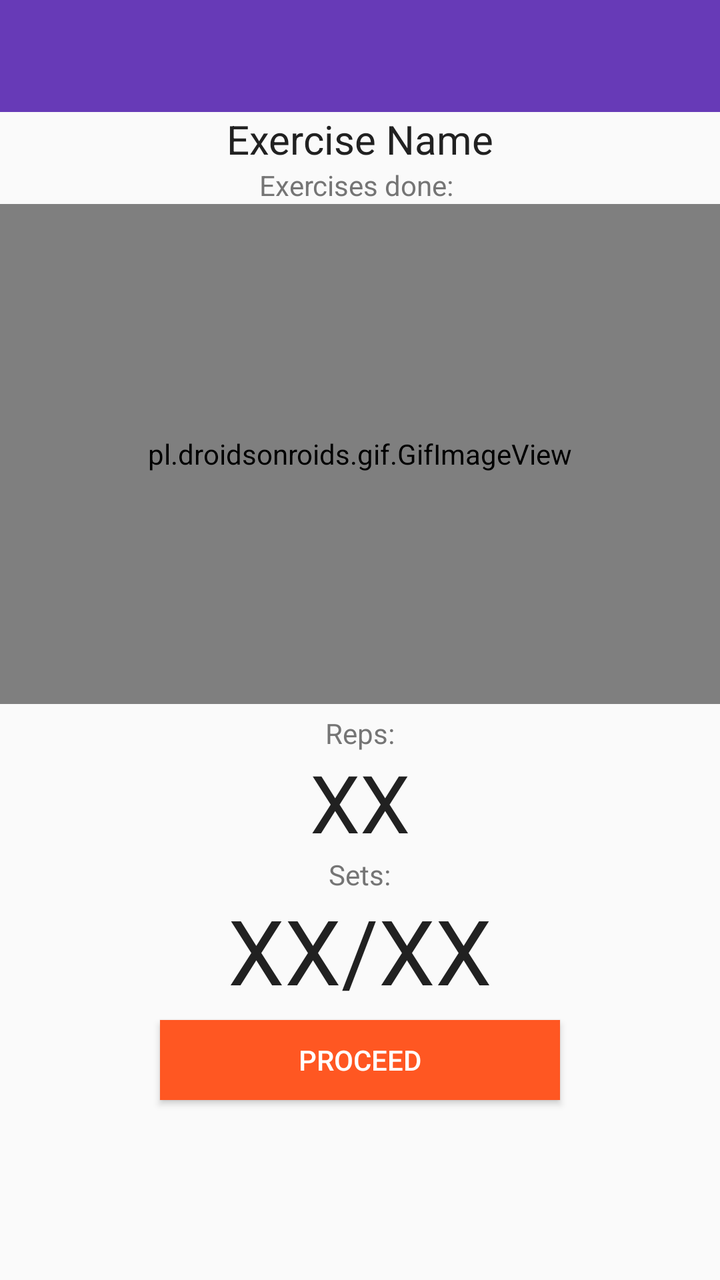
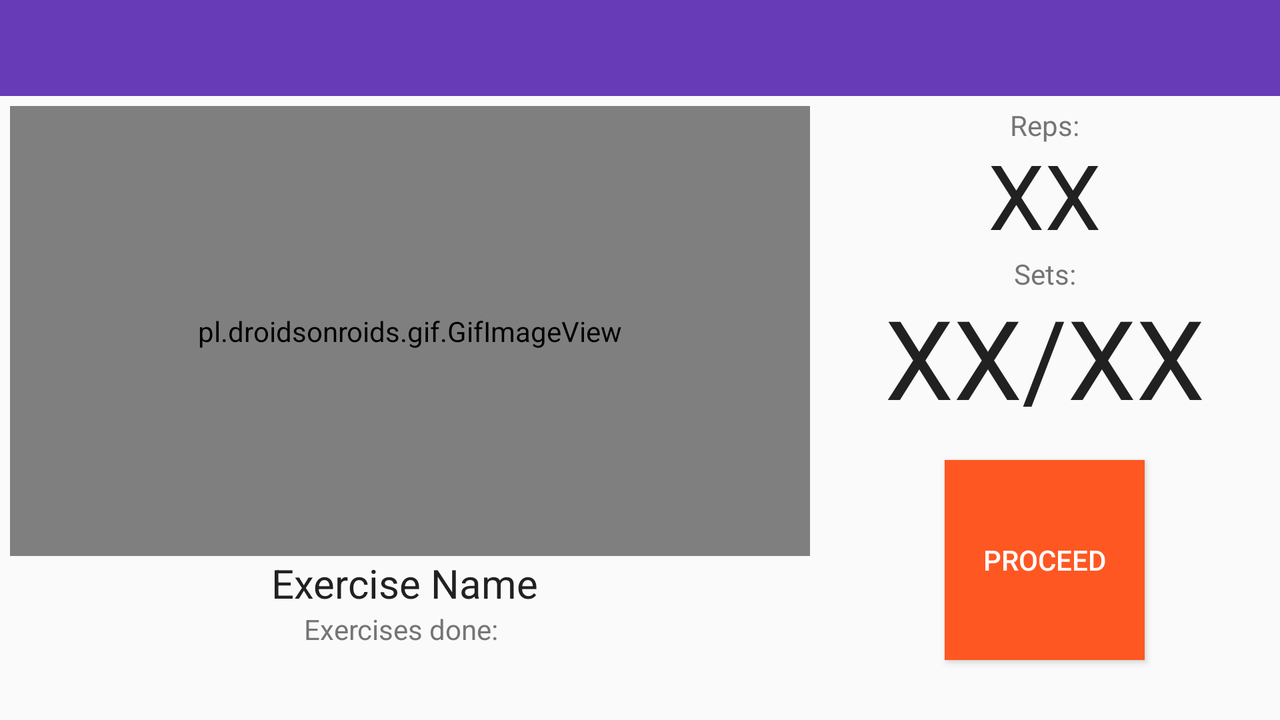

Two renders of one Android screen. The first uses the default layout on a phone; the second uses the alternative layout the repository ships for a different screen configuration, on a matching device. The two XML files are below.
<!-- AndroidManifest.xml: application theme AppTheme.NoActionBar -->
<!-- res/layout/activity_start_workout.xml -->
<?xml version="1.0" encoding="utf-8"?>
<LinearLayout xmlns:android="http://schemas.android.com/apk/res/android"
    xmlns:app="http://schemas.android.com/apk/res-auto"
    xmlns:tools="http://schemas.android.com/tools"
    android:id="@+id/drawer_layout"
    android:layout_width="match_parent"
    android:layout_height="match_parent"
    android:orientation="vertical"
    tools:context="com.example.gleative.workit.StartWorkoutActivity">

    <android.support.design.widget.AppBarLayout
        android:id="@+id/appBarLayout"
        android:layout_width="match_parent"
        android:layout_height="wrap_content">

        <android.support.v7.widget.Toolbar
            android:id="@+id/currently_playing_workout_name"
            android:layout_width="match_parent"
            android:layout_height="?attr/actionBarSize"
            app:layout_scrollFlags="scroll|enterAlways"
            app:popupTheme="@style/ThemeOverlay.AppCompat.Light"
            app:theme="@style/ThemeOverlay.AppCompat.Dark.ActionBar" />
    </android.support.design.widget.AppBarLayout>

        <TextView
            android:id="@+id/current_exercise_name"
            android:layout_width="wrap_content"
            android:layout_height="wrap_content"
            android:text="Exercise Name"
            android:textSize="20sp"
            android:textColor="@color/colorPrimaryText"
            android:layout_gravity="center"/>

        <TextView
            android:id="@+id/exercises_done"
            android:layout_width="wrap_content"
            android:layout_height="wrap_content"
            android:text="Exercises done: "
            android:textColor="@color/colorSecondaryText"
            android:layout_gravity="center"/>

        <pl.droidsonroids.gif.GifImageView
            android:id="@+id/current_exercise_gif"
            android:layout_width="match_parent"
            android:layout_height="250dp"
            android:layout_gravity="center"
            android:src="@drawable/loading_training"/>

        <TextView
            android:id="@+id/reps_text"
            android:layout_width="wrap_content"
            android:layout_height="wrap_content"
            android:layout_marginTop="5dp"
            android:text="Reps:"
            android:textColor="@color/colorSecondaryText"
            android:layout_gravity="center"/>

        <TextView
            android:id="@+id/current_exercise_reps"
            android:layout_width="wrap_content"
            android:layout_height="wrap_content"
            android:layout_marginTop="-2dp"
            android:textSize="40sp"
            android:text="XX"
            android:textColor="@color/colorPrimaryText"
            android:layout_gravity="center"/>

        <TextView
            android:id="@+id/sets_text"
            android:layout_width="wrap_content"
            android:layout_height="wrap_content"
            android:text="Sets:"
            android:textColor="@color/colorSecondaryText"
            android:layout_gravity="center"/>

        <TextView
            android:id="@+id/current_exercise_sets"
            android:layout_width="wrap_content"
            android:layout_height="wrap_content"
            android:layout_marginTop="-2dp"
            android:text="XX/XX"
            android:textSize="45sp"
            android:textColor="@color/colorPrimaryText"
            android:layout_gravity="center"/>

        <Button
            android:id="@+id/continue_button"
            android:layout_width="200dp"
            android:layout_height="40dp"
            android:layout_marginTop="5dp"
            android:background="@color/colorAccent"
            android:text="proceed"
            android:onClick="proceedInWorkout"
            android:textColor="@color/colorTextIcons"
            android:layout_gravity="bottom|center"/>

    <TextView
        android:id="@+id/timer"
        android:layout_width="match_parent"
        android:layout_height="wrap_content"/>

</LinearLayout>
<!-- resources referenced by this layout -->
<resources>
  <color name="colorAccent">#FF5722</color>
  <color name="colorPrimaryText">#212121</color>
  <color name="colorSecondaryText">#757575</color>
  <color name="colorTextIcons">#FFFFFF</color>
  <style name="AppTheme.NoActionBar">
          <item name="windowActionBar">false</item>
          <item name="windowNoTitle">true</item>
      </style>
</resources>
<!-- res/layout-land/activity_start_workout.xml (the repository's variant of the layout above) -->
<!-- drawn on the phone turned sideways -->
<?xml version="1.0" encoding="utf-8"?>
<LinearLayout xmlns:android="http://schemas.android.com/apk/res/android"
    xmlns:app="http://schemas.android.com/apk/res-auto"
    xmlns:tools="http://schemas.android.com/tools"
    android:id="@+id/drawer_layout"
    android:layout_width="match_parent"
    android:layout_height="match_parent"
    android:orientation="vertical"
    tools:context="com.example.gleative.workit.StartWorkoutActivity">

    <android.support.design.widget.AppBarLayout
        android:id="@+id/appBarLayout"
        android:layout_width="match_parent"
        android:layout_height="wrap_content">

        <android.support.v7.widget.Toolbar
            android:id="@+id/currently_playing_workout_name"
            android:layout_width="match_parent"
            android:layout_height="?attr/actionBarSize"
            app:layout_scrollFlags="scroll|enterAlways"
            app:popupTheme="@style/ThemeOverlay.AppCompat.Light"
            app:theme="@style/ThemeOverlay.AppCompat.Dark.ActionBar" />
    </android.support.design.widget.AppBarLayout>

    <LinearLayout
        android:layout_width="match_parent"
        android:layout_height="match_parent"
        android:orientation="horizontal">

        <LinearLayout
            android:layout_width="wrap_content"
            android:layout_height="wrap_content"
            android:orientation="vertical">
            <pl.droidsonroids.gif.GifImageView
                android:id="@+id/current_exercise_gif"
                android:layout_width="400dp"
                android:layout_height="225dp"
                android:layout_gravity="start"
                android:layout_marginTop="5dp"
                android:layout_marginStart="5dp"
                android:src="@drawable/egif_tbarrow_gif"/>

            <TextView
                android:id="@+id/current_exercise_name"
                android:layout_width="wrap_content"
                android:layout_height="wrap_content"
                android:text="Exercise Name"
                android:textSize="20sp"
                android:textColor="@color/colorPrimaryText"
                android:layout_gravity="center"/>

            <TextView
                android:id="@+id/exercises_done"
                android:layout_width="wrap_content"
                android:layout_height="wrap_content"
                android:text="Exercises done: "
                android:textColor="@color/colorSecondaryText"
                android:layout_gravity="center"/>

        </LinearLayout>

        <LinearLayout
            android:layout_width="match_parent"
            android:layout_height="wrap_content"
            android:orientation="vertical">

            <TextView
                android:id="@+id/reps_text"
                android:layout_width="wrap_content"
                android:layout_height="wrap_content"
                android:layout_marginTop="5dp"
                android:text="Reps:"
                android:textColor="@color/colorSecondaryText"
                android:layout_gravity="center"/>

            <TextView
                android:id="@+id/current_exercise_reps"
                android:layout_width="wrap_content"
                android:layout_height="wrap_content"
                android:layout_marginTop="-5dp"
                android:textSize="45sp"
                android:text="XX"
                android:textColor="@color/colorPrimaryText"
                android:layout_gravity="center"/>

            <TextView
                android:id="@+id/sets_text"
                android:layout_width="wrap_content"
                android:layout_height="wrap_content"
                android:text="Sets:"
                android:textColor="@color/colorSecondaryText"
                android:layout_gravity="center"/>

            <TextView
                android:id="@+id/current_exercise_sets"
                android:layout_width="wrap_content"
                android:layout_height="wrap_content"
                android:layout_marginTop="-5dp"
                android:text="XX/XX"
                android:textColor="@color/colorPrimaryText"
                android:textSize="55sp"
                android:layout_gravity="center"/>

            <Button
                android:id="@+id/continue_button"
                android:layout_width="100dp"
                android:layout_height="100dp"
                android:layout_marginTop="15dp"
                android:background="@color/colorAccent"
                android:text="proceed"
                android:onClick="proceedInWorkout"
                android:textColor="@color/colorTextIcons"
                android:layout_gravity="bottom|center"/>

            <TextView
                android:id="@+id/timer"
                android:layout_width="match_parent"
                android:layout_height="wrap_content" />

        </LinearLayout>

    </LinearLayout>


</LinearLayout>
